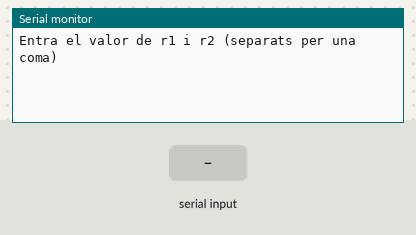
The sketch below on a simulated Arduino Uno, built with avr-gcc and run on an emulated ATmega328P. Parts: the last lines printed to the serial monitor. The test bench sets the inputs (shaded band).

Above: at 1.2 s.
1.3 s: "90,45\n" received over Serial
At 2.5 s:
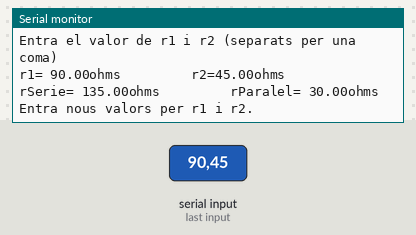
2.8 s: "5\n" received over Serial
At 4.6 s:
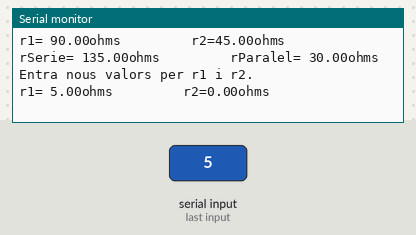

Measured:
- after the input at 1.3 s, the serial monitor: prints a new line at once (image 1)
- after the input at 2.8 s, the serial monitor: prints a new line at once (image 2)

The sketch:

Prog_08.ino
```cpp
/**********************************************************************************
**                                                                               **
**                              For and While                                    **
**                                                                               **
**  NOM: Josep González Martínez                                DATA:21/01/2019  **
**********************************************************************************/

//********** Includes *************************************************************

//********** Variables ************************************************************
float r1, r2;
float rSerie, rParalel;
//********** Setup ****************************************************************
void setup() {
  Serial.begin(9600);        // initialize serial
  Serial.println("Entra el valor de r1 i r2 (separats per una coma)");
}

void loop() {
  while (Serial.available() > 0) {
    r1 = Serial.parseInt();
    Serial.print("r1= ");
    Serial.print(r1);
    Serial.print("ohms");
    r2 = Serial.parseInt();
    Serial.print("         r2=");
    Serial.print(r2);
    Serial.println("ohms");
    if (Serial.read() == '\n') {
      rSerie= r1+r2;
      Serial.print("rSerie= ");
      Serial.print(rSerie);
      Serial.print("ohms");

      rParalel= (r1*r2)/(r1+r2);
      Serial.print("         rParalel= ");
      Serial.print(rParalel);
      Serial.println("ohms");
      Serial.println();

           Serial.println("Entra nous valors per r1 i r2.");
           Serial.println();

    }
  }
}
```
